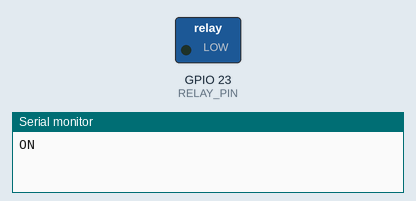
Simulated run of this sketch. Board: ESP32. Parts: switched loads named in the sketch (green lamp = pin HIGH), the last lines printed to the serial monitor.

Above: at 1.0 s.
At 3.0 s:
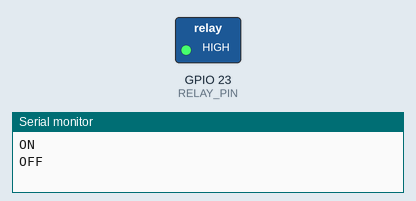
Timing chart, 0 to 5.2 s (numbered marks = the images above):
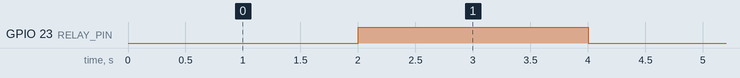

Measured:
- by itself, GPIO 23 (RELAY_PIN): alternates HIGH for 2.0 s and LOW for 2.0 s

The sketch:

example.ino
```cpp
// ESP32 example that configures GPIO23 as an output, holds the relay off through boot, and alternately drives it LOW/HIGH every 2 seconds with status printed to Serial.
//
// Buy this module: https://shillehtek.com/products/1-channel-24v-relay-module
// Full manual: https://shillehtek.com/blogs/shillehtek-product-manuals/1-channel-24v-relay-module-manual
// More examples: https://github.com/shillehbean/shillehtek-examples
//

// 1-Channel 24V Relay Module - ESP32 Example
// IN pin: GPIO 23 (active LOW)
// VCC powered from external 24V supply, GND shared with ESP32

const int RELAY_PIN = 23;

void setup() {
  digitalWrite(RELAY_PIN, HIGH); // keep relay off through boot
  pinMode(RELAY_PIN, OUTPUT);
  Serial.begin(115200);
}

void loop() {
  Serial.println("ON");
  digitalWrite(RELAY_PIN, LOW);
  delay(2000);

  Serial.println("OFF");
  digitalWrite(RELAY_PIN, HIGH);
  delay(2000);
}
```
